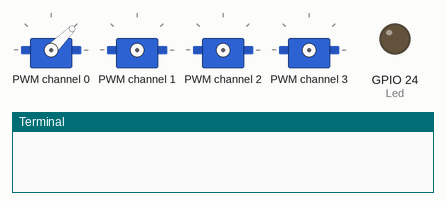
Simulated run of this program. Board: Raspberry Pi (BCM pin numbers). Shown: 4 × servo, output pins drawn as LEDs (lit = HIGH), the last lines printed to the terminal.

Above: at 0.05 s.
At 5.45 s:
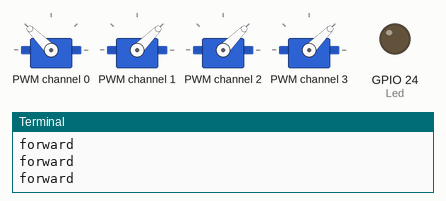
At 5.55 s:
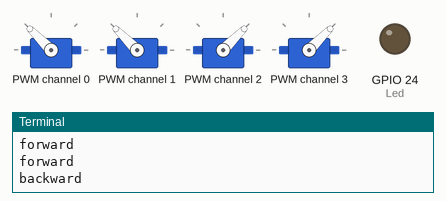
At 5.7 s:
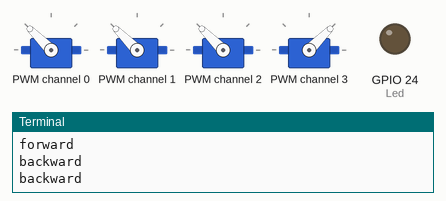
At 10.8 s:
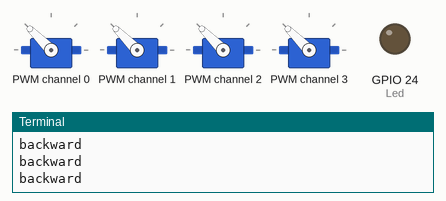
Timing chart, 0 to 14.0 s (numbered marks = the images above):
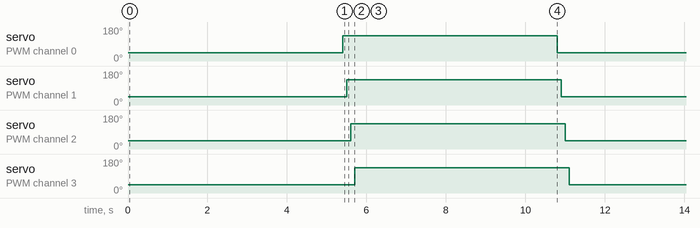

The program:

pushButtonLedServoMotor.py
```python
'''
when button is pressed, light goes on for 20 seconds
after 5 seconds the first motor starts, then after 10 seconds the second motor starts,
then after 15 seconds the third motor starts, then after 20 seconds the fourth motor starts
'''

# Libraries
import RPi.GPIO as GPIO
from adafruit_servokit import ServoKit
import time

# Set warnings off
GPIO.setwarnings(False)
GPIO.setmode(GPIO.BCM)

# Set pins for button and LED
Button = 23
Led = 24

# Set start state
GPIO.setup(Button, GPIO.IN)
GPIO.setup(Led, GPIO.OUT)

# Initialize the servo driver HAT
kit = ServoKit(channels=16)

# Specify the channels for your servos
servo_channels = [0, 1, 2, 3]


# Function to set servo angles and directions
def setServoAngle(channel, angle, direction):
    if direction == "forward":
        kit.servo[channel].angle = angle
    elif direction == "backward":
        kit.servo[channel].angle = 180 - angle  # Adjusted angle for backward movement
    time.sleep(0.1)


# Function to rotate the servo at a specific speed
def setServoSpeed(channel, speed, direction):
    if direction == "forward":
        kit.servo[channel].angle += speed
    elif direction == "backward":
        kit.servo[channel].angle -= speed
    time.sleep(0.1)


# Function to stop the servo motor
def stopServo(channel):
    kit.servo[channel].angle = None


'''
# Function to rotate servo motors
def rotateServo():
    try:
        for servo_channel in servo_channels:
            i = 0
            while i < 5:
                # Start the current servo forward
                setServoAngle(servo_channel, 45, "forward")
                print("Servo", servo_channel, "forward")
                time.sleep(5)  # Run for 5 seconds

                # Rotate the current servo backward
                setServoAngle(servo_channel, 45, "backward")
                print("Servo", servo_channel, "backward")
                time.sleep(5)  # Run for 5 seconds
                i = i + 1
                print(i)
    finally:
        # Stop all motors before exiting
        for channel in servo_channels:
            stopServo(channel)

'''


def startServo(direction):
    for channel in servo_channels:
        setServoAngle(channel, 45, direction)
        print(direction)


# Function to rotate servo motors
def rotateServo():
    try:
        i = 0
        while i < 5:
            startServo("forward")
            time.sleep(5)  # Run for 5 seconds
            # Rotate all motors backward
            startServo("backward")
            time.sleep(5)  # Run for 5 seconds
            i = i + 1
            print(i)
    finally:
        # Stop all motors before exiting
        for channel in servo_channels:
            stopServo(channel)


# execute the function
rotateServo()
```

Measured:
- by itself, servo on PWM channel 0–3: alternates 135° for 5.4 s and 45° for 5.4 s
